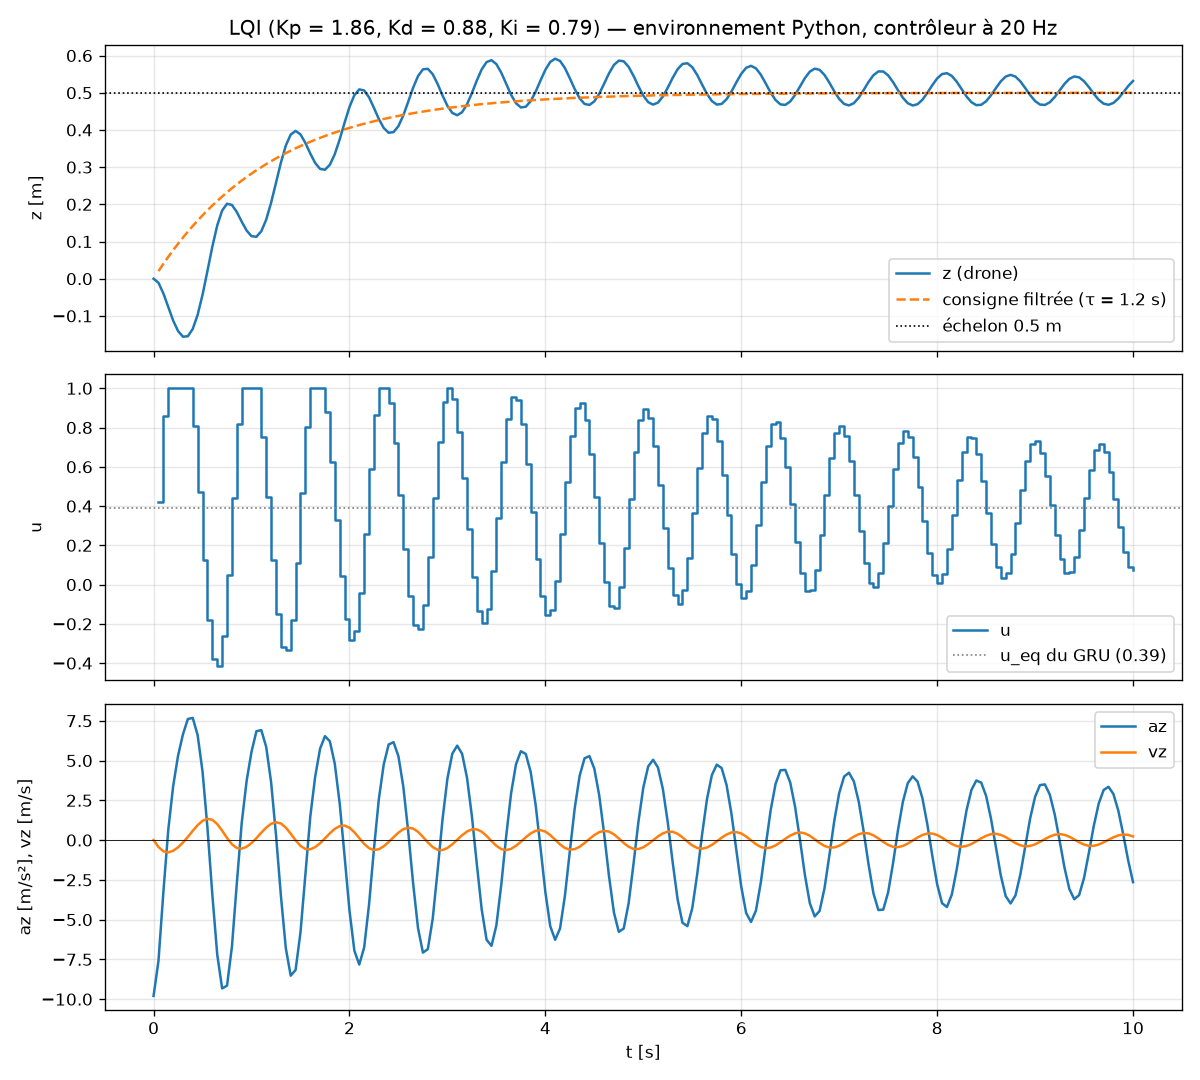

Python code for this plot:
"""Réponse à un échelon de 0.5 m du LQI dans l'environnement Python (GRU), dans les conditions de commande_LQ/test_LQI_z.slx :
échelon à t = 0, filtre de consigne 1/(1.2 s + 1), u = 0.38 + Kp e - Kd vz + Ki int(e), saturation [-1, 1].
Le contrôleur lit les mesures et agit tous les Ts = 0.05 s (comme EINT_RL_closed_loop.slx)."""
import sys
from pathlib import Path

import matplotlib.pyplot as plt
import numpy as np

sys.path.insert(0, str(Path(__file__).resolve().parents[1]))
import chemins  # noqa: E402,F401  (sous-dossiers de python/)
from env_z import DroneEnv, N_STEPS, TS

KP, KD, KI = 1.86, 0.88, 0.79
U0, TAU, ECHELON = 0.38, 1.2, 0.5

env = DroneEnv(z_ref_fixe=ECHELON)      # l'env sert de drone ; la consigne est gérée ici, comme dans test_LQI_z.slx
_, info = env.reset(seed=0)
a_f = np.exp(-TS / TAU)
z_f, integ = 0.0, 0.0
log = {k: [] for k in ("t", "z", "vz", "az", "u", "z_f")}
log["t"].append(0.0); log["z"].append(env.z); log["vz"].append(env.vz); log["az"].append(env.az)
truncated = False
while not truncated:
    m = info["m"]
    z_f = a_f * z_f + (1 - a_f) * ECHELON                 # consigne filtrée (échelon brut en entrée)
    e = z_f - m["z"]
    integ += e * TS
    u = float(np.clip(U0 + KP * e - KD * m["vz"] + KI * integ, -1.0, 1.0))
    _, _, _, truncated, info = env.step(np.array([u]))
    log["u"].append(u); log["z_f"].append(z_f)
    log["t"].append(env.k * TS); log["z"].append(env.z); log["vz"].append(env.vz); log["az"].append(env.az)
L = {k: np.array(v) for k, v in log.items()}

# Fréquence et amortissement de l'oscillation, estimés sur les maxima de z après 3 s
z, t = L["z"], L["t"]
pics = [i for i in range(1, len(z) - 1) if z[i] > z[i - 1] and z[i] >= z[i + 1] and t[i] > 3]
if len(pics) >= 2:
    periode = np.mean(np.diff(t[pics]))
    rapport = (z[pics[-1]] - ECHELON) / (z[pics[0]] - ECHELON)
    print(f"Oscillation : période {periode:.2f} s ({1 / periode:.2f} Hz), amplitude divisée par "
          f"{1 / rapport:.1f} entre t = {t[pics[0]]:.1f} s et t = {t[pics[-1]]:.1f} s")
print(f"z max {z.max():.3f} m, z min {z.min():.3f} m, z final {z[-1]:.3f} m ; "
      f"u entre {L['u'].min():.2f} et {L['u'].max():.2f} ; saturé {np.mean(np.abs(L['u']) >= 0.999) * 100:.0f} % du temps")

fig, ax = plt.subplots(3, 1, figsize=(10, 9), sharex=True)
ax[0].plot(t, z, label="z (drone)")
ax[0].plot(t[1:], L["z_f"], "--", label="consigne filtrée (τ = 1.2 s)")
ax[0].axhline(ECHELON, color="k", ls=":", lw=1, label="échelon 0.5 m")
ax[0].set_ylabel("z [m]"); ax[0].legend(); ax[0].grid(alpha=.3)
ax[0].set_title("LQI (Kp = 1.86, Kd = 0.88, Ki = 0.79) — environnement Python, contrôleur à 20 Hz")
ax[1].step(t[1:], L["u"], where="post", label="u")
ax[1].axhline(0.39, color="gray", ls=":", lw=1, label="u_eq du GRU (0.39)")
ax[1].set_ylabel("u"); ax[1].legend(); ax[1].grid(alpha=.3)
ax[2].plot(t, L["az"], label="az")
ax[2].plot(t, L["vz"], label="vz")
ax[2].axhline(0, color="k", lw=.5)
ax[2].set_ylabel("az [m/s²], vz [m/s]"); ax[2].set_xlabel("t [s]"); ax[2].legend(); ax[2].grid(alpha=.3)
fig.tight_layout()
fig.savefig(Path(__file__).resolve().parent / "test_LQI_z_echantillonne.png", dpi=120)
plt.show()
